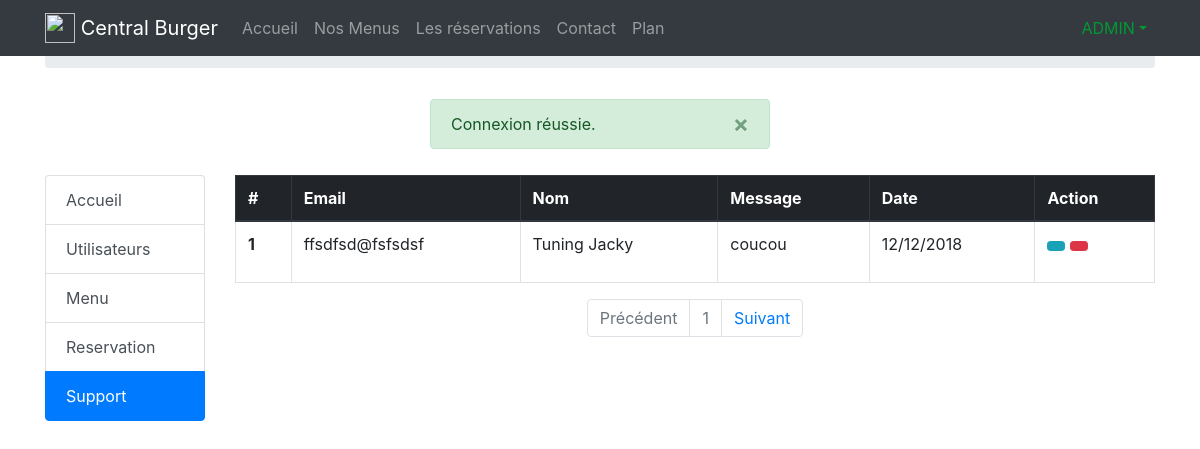
Screenshot of /admin/support.php (signed in) with the database file from the repository.
### tables this page shows
CREATE TABLE IF NOT EXISTS `users` (
`id` int(10) unsigned NOT NULL,
  `firstname` varchar(255) NOT NULL,
  `email` varchar(255) NOT NULL,
  `password` varchar(255) NOT NULL,
  `postal` varchar(255) NOT NULL,
  `birthday` date NOT NULL,
  `phone` varchar(255) NOT NULL,
  `permission` varchar(10) NOT NULL DEFAULT 'GUEST',
  `lastname` varchar(255) NOT NULL
);

CREATE TABLE IF NOT EXISTS `contact` (
`id` int(10) unsigned NOT NULL,
  `email` varchar(255) NOT NULL,
  `name` varchar(255) NOT NULL,
  `message` longtext NOT NULL,
  `date` datetime NOT NULL,
  `complete` int(1) NOT NULL DEFAULT '0'
);

### app/app.php (called while the page is built, shortened)
<?php
require_once('PDOConnect.php');
require_once('SessionManagment.php');
require_once('User.php');
function load_header($page_name) {
    include_once('inc/header.php');
}
function load_footer() {
    include_once('inc/footer.php');
}

### app/User.php (called while the page is built, shortened)
<?php
class User {
    public $result, $id;
    public function __construct($id = null)
    {
        $this->id = $id;
        if ($id != null) {
            $pdo = new PDOConnect();
            $query = $pdo->pdo_start()->prepare("SELECT * FROM users WHERE id = ?");
            $query->execute([$this->id]);
            $this->result = $query->fetch(PDO::FETCH_ASSOC);
        }
    }
    public function getFirstName() {
        return $this->result['firstname'];
    }
    public function isAdmin() {
        return $this->result['permission'] == "ADMIN" ? true : false;
    }
}

### app/PDOConnect.php (called while the page is built, shortened)
<?php
class PDOConnect {
    public function __construct($sql = ["localhost", "rest", "root", null]) {
        try {
            $this->bdd = new PDO("mysql:host={$sql[0]};dbname={$sql[1]}", $sql[2], $sql[3],
                [
                    PDO::MYSQL_ATTR_INIT_COMMAND => 'SET NAMES utf8',
                    PDO::ATTR_ERRMODE => PDO::ERRMODE_EXCEPTION,
                ]
            );
        } catch (Exception $e) {
            die('Erreur : ' . $e->getMessage());
        }
    }
    public function pdo_start() {
        return $this->bdd;
    }
}
?>

### app/SessionManagment.php (called while the page is built, shortened)
<?php
class SessionManagment {
    public function flash($name) {
         $session = $_SESSION[$name];
         return $session;
    }
    public function isValid($name) {
        return isset($_SESSION[$name]) ? true : false;
    }
}

### app/Admin.php (called while the page is built, shortened)
<?php
class Admin
{
    public function getSupport($offset)
    {
        $pdo = new PDOConnect();
        $query = $pdo->pdo_start()->prepare("SELECT *, DATE_FORMAT(date,'%d/%m/%Y') AS 'short_date' FROM `contact` WHERE complete != 1 ORDER BY id DESC LIMIT $offset");
        $query->execute();
        return $query->fetchAll(PDO::FETCH_ASSOC);
    }
    public function pagination($page)
    {
        $page = $page * 10;
        $pages = [
            $page - 10,
             $page,
        ];
        return $pages[0] < 0 ? 0 : $pages[0] . ',' . $pages[1];
    }
    public function paginationGetPageNumber($page)
    {
        if ($page != 1) {
            return [
                $page - 1,
                $page,
                $page + 1,
            ];
        } else {
            return [0,1,2];
        }
    }
}

### admin/support.php (the view, shortened to what this page needs)
<?php
include('../app/app.php');
load_header('Panel Administration - Support');
require_once('../app/Admin.php');
$admin = new Admin();
if(isset($_GET['p'])) {
    $page = $_GET['p'];
} else {
    $page = 1;
}
?>
    <div class="row">
        <div class="col-2">
            <div class="list-group" id="list-tab" role="tablist">
                <a class="list-group-item list-group-item-action" href="./index.php" role="tab" aria-controls="admin_homepage">Accueil</a>
                <a class="list-group-item list-group-item-action" href="./users.php" role="tab" aria-controls="profile">Utilisateurs</a>
                <a class="list-group-item list-group-item-action" href="./menu.php" role="tab" aria-controls="menu">Menu</a>
                <a class="list-group-item list-group-item-action" href="./booking.php" role="tab" aria-controls="res">Reservation</a>
                <a class="list-group-item list-group-item-action active" href="#" role="tab" aria-controls="support">Support</a>
            </div>
        </div>
        <div class="col-10">
            <table class="table table-bordered">
                <thead class="thead-dark">
                <tr>
                    <th scope="col">#</th>
                    <th scope="col">Email</th>
                    <th scope="col">Nom</th>
                    <th scope="col">Message</th>
                    <th scope="col">Date</th>
                    <th scope="col">Action</th>
                </tr>
                </thead>
                <tbody>
                <?php foreach($admin->getSupport($admin->pagination($page)) as $support) {?>
                    <tr>
                        <th scope="row"><?= $support['id']; ?></th>
                        <td><?= $support['email']; ?></td>
                        <td><?= $support['name']; ?></td>
                        <td><p><?= mb_strimwidth($support['message'], 0, 55, '...'); ?></p></td>
                        <td><?= $support['short_date']; ?></td>
                        <td>
                            <a href="<?= root_folder; ?>/admin/process/support/view.php?id=<?= $support['id']; ?>"><button type="button" class="btn btn-sm btn-info"><i class="far fa-eye"></i></button></a>
                            <a href="<?= root_folder; ?>/admin/process/support/delete.php?id=<?= $support['id']; ?>"><button type="button" class="btn btn-sm btn-danger"><i class="fas fa-trash"></i></button></a>
                        </td>
                    </tr>
                <?php } ?>
                </tbody>
            </table>
            <nav aria-label="Page navigation example">
                <ul class="pagination justify-content-center">
                    <li class="page-item <?= $admin->paginationGetPageNumber($page)[0] == 0 ? 'disabled' : ''; ?>">
                        <a class="page-link" href="booking.php?p=<?= $admin->paginationGetPageNumber($page)[0] ?>" tabindex="-1">Précédent</a>
                    </li>
                    <li class="page-item disabled"><a class="page-link" href="booking.php?p=<?= $admin->paginationGetPageNumber($page)[1] ?>"><?= $admin->paginationGetPageNumber($page)[1] ?></a></li>
                    <li class="page-item">
                        <a class="page-link" href="booking.php?p=<?= $admin->paginationGetPageNumber($page)[2] ?>">Suivant</a>
                    </li>
                </ul>
            </nav>
        </div>
    </div>

### app/inc/header.php (shortened to what this page needs)
<?php
if(isset($_COOKIE['user'])) {
  $user = new User($_COOKIE['user']);
}
$session = new SessionManagment();
?>
<html lang="fr">
<head>
    <link href="<?= resources_uri; ?>/css/bootstrap.min.css" rel="stylesheet">
    <link href="<?= resources_uri; ?>/css/style.css?v=<?= rand(); ?>" rel="stylesheet">
</head>
<body>
<nav class="navbar navbar-dark bg-dark fixed-top navbar-expand-lg">
    <div class="container">
        <a class="navbar-brand" href="<?= root_folder; ?>/index.php">
            <img src="<?= resources_uri; ?>/images/logo.png" width="30" height="30" class="d-inline-block align-top" alt="">
            <?= SITE_NAME; ?>
        </a>
        <div class="collapse navbar-collapse" id="navbarNav">
            <ul class="navbar-nav mr-auto">
                <li class="nav-item">
                    <a class="nav-link" href="<?= root_folder; ?>/index.php">Accueil</a>
                </li>
                <li class="nav-item">
                    <a class="nav-link" href="<?= root_folder; ?>/our-menus.php">Nos Menus</a>
                </li>
                <li class="nav-item">
                    <a class="nav-link" href="<?= root_folder; ?>/booking.php">Les réservations</a>
                </li>
                <li class="nav-item">
                    <a class="nav-link" href="<?= root_folder; ?>/contact.php">Contact</a>
                </li>
                <li class="nav-item">
                    <a class="nav-link" href="<?= root_folder; ?>/plan.php">Plan</a>
                </li>
            </ul>
            <?php if(isset($_COOKIE['user'])) { ?>
             <ul class="navbar-nav ml-auto">
                <li class="nav-item dropdown">
                    <a class="nav-link dropdown-toggle" <?= $user->isAdmin() ? 'style="color:  #009933"' : '' ?> href="#" id="navbarDropdown" role="button" data-toggle="dropdown" aria-haspopup="true" aria-expanded="false"><i class="fas fa-user"></i> <?= ucfirst($user->getLastName()) .'&nbsp;'. strtoupper($user->getFirstName()); ?></a>
                </li>
             </ul>
            <?php } ?>
        </div>
    </div>
</nav>
<?php if($page_name != 'Accueil') { ?>
    <div class="container">
        <nav style="padding-top: 20px;" aria-label="breadcrumb">
            <ol class="breadcrumb">
                <li class="breadcrumb-item"><a href="<?= root_folder; ?>/index.php">Accueil</a></li>
                <li class="breadcrumb-item active" aria-current="page"><?= $page_name; ?></li>
            </ol>
        </nav>
<?php
}
if($session->isValid('message')) { ?>
<div id="alert-message" style="padding-top: 15px; padding-bottom: 10px;" class="col-md-4 offset-4">
    <div class="alert <?= $session->flash('message-box-color'); ?> alert-dismissible fade show" role="alert">
        <?= $session->flash('message'); ?>
        <button onclick="alertRemove()" type="button" class="close" data-dismiss="alert" aria-label="Close">
            <span aria-hidden="true">&times;</span>
        </button>
    </div>
</div>
<?php } ?>

### rows the page displays
users: firstname "ADMIN"
contact: id "1", email "ffsdfsd@fsfsdsf", name "Tuning Jacky", message "coucou", short_date "12/12/2018"

### other values shown
SITE_NAME "Central Burger"
$session->flash('message') "Connexion réussie."
$admin->paginationGetPageNumber($page)[1] "1"
